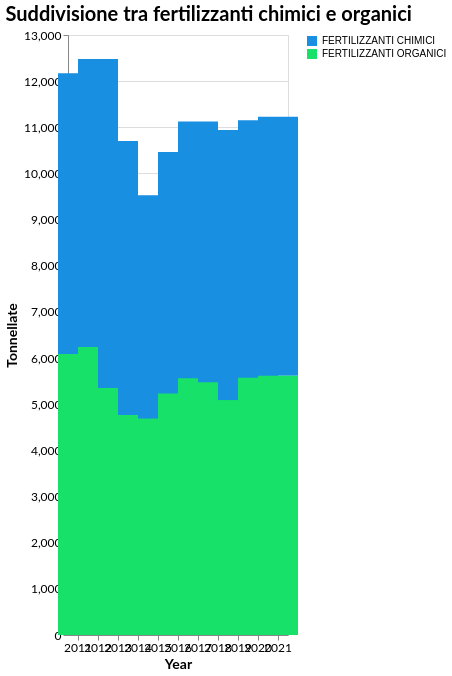

Write a Vega-Lite specification for this figure.
### Vega-Lite specification from a JSON file in a GitHub repository (floating-point values rounded to 4 significant figures)
{"$schema": "https://vega.github.io/schema/vega-lite/v5.17.0.json", "config": {"axis": {"labelFont": "Lato", "labelFontSize": 12, "titleFont": "Lato", "titleFontSize": 14}, "background": "transparent", "title": {"anchor": "start", "color": "black", "font": "Lato", "fontSize": 20}}, "data": {"name": "data-c24e619d70352bc9bfe7251241b7a9f1"}, "datasets": {"data-c24e619d70352bc9bfe7251241b7a9f1": [{"FERTILIZZANTI CHIMICI": 6086, "FERTILIZZANTI ORGANICI": 3311, "Year": 2011}, {"FERTILIZZANTI CHIMICI": 6241, "FERTILIZZANTI ORGANICI": 3174, "Year": 2012}, {"FERTILIZZANTI CHIMICI": 5352, "FERTILIZZANTI ORGANICI": 3330, "Year": 2013}, {"FERTILIZZANTI CHIMICI": 4764, "FERTILIZZANTI ORGANICI": 3342, "Year": 2014}, {"FERTILIZZANTI CHIMICI": 4686, "FERTILIZZANTI ORGANICI": 3195, "Year": 2015}, {"FERTILIZZANTI CHIMICI": 5232, "FERTILIZZANTI ORGANICI": 3636, "Year": 2016}, {"FERTILIZZANTI CHIMICI": 5563, "FERTILIZZANTI ORGANICI": 3785, "Year": 2017}, {"FERTILIZZANTI CHIMICI": 5472, "FERTILIZZANTI ORGANICI": 3674, "Year": 2018}, {"FERTILIZZANTI CHIMICI": 5087, "FERTILIZZANTI ORGANICI": 3875, "Year": 2019}, {"FERTILIZZANTI CHIMICI": 5576, "FERTILIZZANTI ORGANICI": 3994, "Year": 2020}, {"FERTILIZZANTI CHIMICI": 5615, "FERTILIZZANTI ORGANICI": 3833, "Year": 2021}]}, "encoding": {"color": {"field": "Fertilizzanti", "legend": {"title": null}, "scale": {"domain": ["FERTILIZZANTI CHIMICI", "FERTILIZZANTI ORGANICI"], "range": ["#188FE1", "#18E169"]}, "type": "nominal"}, "tooltip": [{"field": "Year", "type": "ordinal"}, {"field": "FERTILIZZANTI CHIMICI", "format": ",", "type": "quantitative"}, {"field": "FERTILIZZANTI ORGANICI", "format": ",", "type": "quantitative"}], "x": {"axis": {"labelAngle": 0}, "field": "Year", "type": "ordinal"}, "y": {"axis": {"title": "Tonnellate"}, "field": "FERTILIZZANTI CHIMICI", "type": "quantitative"}}, "height": 600, "mark": {"size": 40, "type": "bar"}, "title": "Suddivisione tra fertilizzanti chimici e organici", "transform": [{"as": ["Fertilizzanti", "Tonnellate"], "fold": ["FERTILIZZANTI CHIMICI", "FERTILIZZANTI ORGANICI"]}], "width": "container"}
